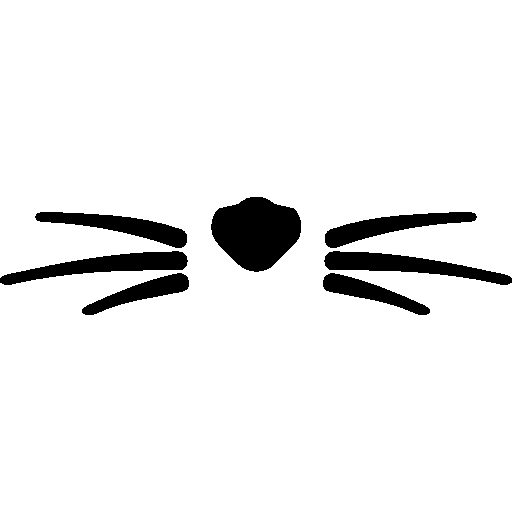
#> input picture 03_Computer_Vision/CV01/images/E-9-1.png, 512 x 512 px; its folder holds only this picture in this run
$ jupyter execute --allow-errors Wind_turbine_Detection_EDA.ipynb   (shell and % lines are left out)   (older library calls are emulated)
#> lines starting #> are read from the running program, lines starting #| are printed output that depends on the picture; after the words box and inside, x2 and y2 are one past the last pixel; in counts of white or black regions, pixels touching at a corner belong together
<div align="right">
  <font color="#00796B" size="4"><b>
  TEAM 우리터빈이달라졌어요
  </b></font>
</div>

# 풍력 발전기 스마트 예방 정비 시스템 구축

이 노트북은 풍력 발전기 표면 이미지 데이터셋을 사용하여 Object Detection 모델을 만들기 위해 수행한 EDA의 최종 제출용 노트북이다.

### 데이터셋
- Ajifoster3, "YOLO Annotated Wind Turbine Surface Damage", <i>kaggle</i>
    - https://www.kaggle.com/datasets/ajifoster3/yolo-annotated-wind-turbines-586x371

# 한글 폰트 설정

motplotlib 실행 시 한글이 깨지는 현상에 대한 대비.

[cell 1]
# 나눔고딕 폰트 설치

[cell 2]
import matplotlib.font_manager as fm
import matplotlib.pyplot as plt

font_path = "/usr/share/fonts/truetype/nanum/NanumGothic.ttf"
#> (the rest of this cell did not finish here and is left out)

# 라이브러리 로드

[cell 3]
import os
import glob
import numpy as np
import pandas as pd
import matplotlib.pyplot as plt
import seaborn as sns
import cv2
from collections import Counter
from tqdm import tqdm

# 0. 경로 설정

[cell 4]
BASE_DIR = "/content/drive/MyDrive/yolo-annotated-wind-turbines/NordTank586x371"
IMG_DIR = os.path.join(BASE_DIR, "images")
LBL_DIR = os.path.join(BASE_DIR, "labels")

CLASS_NAMES = {0: "Dirt", 1: "Damage"}  # data.yaml / classes.txt 확인 후 실제 매핑으로 수정

# 1. EDA 수행 함수 정의

[cell 5]
# ============================================================
# 1. 이미지-라벨 매칭 점검
# ============================================================
# [21 lines left out: function check_image_label_matching, not called in this run]

[cell 6]
# ============================================================
# 2. 전체 어노테이션 파싱 -> 하나의 DataFrame으로
# ============================================================
# [55 lines left out: function parse_all_annotations, not called in this run]

[cell 7]
# ============================================================
# 2-1. 정상(Normal) vs 이상(Anomaly: Dirt/Damage 존재) 이미지 비율 분석
#   - 라벨 파일이 없거나 비어있는 이미지 = 정상 블레이드 (negative sample)
#   - 라벨 파일에 객체가 1개 이상 = 이상 블레이드
# ============================================================
def analyze_normal_vs_anomaly():
    img_files = glob.glob(os.path.join(IMG_DIR, "*.png")) + glob.glob(os.path.join(IMG_DIR, "*.jpg"))
    normal, anomaly = [], []

    for img_path in img_files:
        stem = os.path.splitext(os.path.basename(img_path))[0]
        lbl_path = os.path.join(LBL_DIR, stem + ".txt")

        if not os.path.exists(lbl_path):
            normal.append(stem)
        else:
            with open(lbl_path, "r") as f:
                lines = [l for l in f.readlines() if l.strip()]
            if len(lines) == 0:
                normal.append(stem)
            else:
                anomaly.append(stem)

    n_total = len(img_files)
    print(f"전체 이미지 수: {n_total}")
    print(f"정상(라벨 없음) 이미지: {len(normal)}개 ({len(normal)/n_total:.1%})")
    print(f"이상(Dirt/Damage 존재) 이미지: {len(anomaly)}개 ({len(anomaly)/n_total:.1%})")

    plt.figure(figsize=(5, 4))
    plt.bar(["정상", "이상(Dirt/Damage)"], [len(normal), len(anomaly)], color=["#4C72B0", "#C44E52"])
    plt.title("정상 vs 이상 이미지 비율")
    plt.ylabel("이미지 수")
    plt.tight_layout()
    plt.savefig("/content/eda_normal_vs_anomaly.png", dpi=150)
    plt.show()

    return normal, anomaly

[cell 8]
# ============================================================
# 2-2. (속도 개선) 이미지 해상도가 고정인 경우 사용하는 빠른 파싱
#   폴더명이 NordTank586x371 이므로 전부 586x371일 가능성이 높음.
#   먼저 fixed_size 가정이 맞는지 소규모 샘플로 검증한 뒤 사용할 것.
# ============================================================
def verify_fixed_resolution(sample_n=30):
#> called with sample_n = 50
    img_files = (glob.glob(os.path.join(IMG_DIR, "*.png")) +
                 glob.glob(os.path.join(IMG_DIR, "*.jpg")))
    sample = img_files[:sample_n]
    sizes = set()
    for p in sample:
        img = cv2.imread(p)
#> img is the input picture: shape (512, 512, 3); 93.2% white; 7 black regions, largest, box (x1, y1, x2, y2) and area: (211, 197, 301, 272) 4811, (0, 251, 188, 285) 2716, (324, 251, 512, 285) 2716
        if img is not None:
            sizes.add(img.shape[:2])  # (h, w)
    print(f"샘플 {len(sample)}장 중 발견된 해상도 종류: {sizes}")
#| 샘플 1장 중 발견된 해상도 종류: {(512, 512)}
    return sizes


def parse_all_annotations_fast(fixed_w=586, fixed_h=371):
    """이미지 해상도가 고정값이라고 확신할 때만 사용 (cv2.imread 생략 -> 훨씬 빠름)"""
#> called with fixed_w = 586, fixed_h = 371
    rows = []
#> rows = []
    lbl_files = glob.glob(os.path.join(LBL_DIR, "*.txt"))

    for lbl_path in tqdm(lbl_files, desc="어노테이션 파싱 중 (fast)"):
        stem = os.path.splitext(os.path.basename(lbl_path))[0]

        img_path_png = os.path.join(IMG_DIR, stem + ".png")
        img_path_jpg = os.path.join(IMG_DIR, stem + ".jpg")
        img_path = img_path_png if os.path.exists(img_path_png) else img_path_jpg

        if not os.path.exists(img_path):
            continue

        w, h = fixed_w, fixed_h  # imread 없이 고정값 사용

        with open(lbl_path, "r") as f:
            lines = f.readlines()

        if len(lines) == 0:
            rows.append({
                "stem": stem, "img_path": img_path, "img_w": w, "img_h": h,
                "class_id": None, "x_center": None, "y_center": None,
                "bbox_w_norm": None, "bbox_h_norm": None
            })
            continue

        for line in lines:
            parts = line.strip().split()
            if len(parts) != 5:
                print(f"[경고] 형식 오류 라인 발견: {lbl_path} -> {line}")
                continue
            cls, xc, yc, bw, bh = parts
            rows.append({
                "stem": stem, "img_path": img_path, "img_w": w, "img_h": h,
                "class_id": int(cls), "x_center": float(xc), "y_center": float(yc),
                "bbox_w_norm": float(bw), "bbox_h_norm": float(bh)
            })

    df = pd.DataFrame(rows)
#> df = table of 0 rows and 0 columns
    df["bbox_w_px"] = df["bbox_w_norm"] * df["img_w"]
    df["bbox_h_px"] = df["bbox_h_norm"] * df["img_h"]
    df["bbox_area_px"] = df["bbox_w_px"] * df["bbox_h_px"]
    df["bbox_area_ratio"] = df["bbox_w_norm"] * df["bbox_h_norm"]
    df["aspect_ratio"] = df["bbox_w_px"] / df["bbox_h_px"]
    df["class_name"] = df["class_id"].map(CLASS_NAMES)

    return df

[cell 9]
# ============================================================
# 3. 기본 통계
# ============================================================
# [20 lines left out: function basic_stats, not called in this run]

[cell 10]
# ============================================================
# 4. 클래스 불균형 시각화
# ============================================================
# [9 lines left out: function plot_class_distribution, not called in this run]

[cell 11]
# ============================================================
# 5. bbox 크기 분포 (절대 px 기준 + 면적 비율 기준)
# ============================================================
# [26 lines left out: function plot_bbox_size_distribution, not called in this run]

[cell 12]
# ============================================================
# 6. bbox 위치 히트맵 (이미지 내 어디에 주로 위치하는지)
# ============================================================
# [15 lines left out: function plot_bbox_location_heatmap, not called in this run]

[cell 13]
# ============================================================
# 7. 샘플 이미지에 bbox 그려서 육안 검수
# ============================================================
# [33 lines left out: function visualize_samples, not called in this run]

[cell 14]
# ============================================================
# 8. 이미지 품질 (밝기/블러) 분석
# ============================================================
# [28 lines left out: function analyze_image_quality, not called in this run]

[cell 15]
# ============================================================
# 9. 클래스 공존 (한 이미지에 Dirt+Damage 동시 등장 비율)
# ============================================================
# [11 lines left out: function class_cooccurrence, not called in this run]

# 2. EDA 수행

[cell 16]
# 사진 해상도 확인
verify_fixed_resolution(sample_n=50)

## 2-1.  어노테이션(객체) 파싱

#> (a cell that did not finish here is left out)

## 2-2. 기본 통계

#> (a cell that did not finish here is left out)

## 2-3. 정상 vs 비정상 이미지 비율 분석

[cell 19]
# 정상 vs 비정상 이미지 비율 분석
normal, anomaly = analyze_normal_vs_anomaly()
#| 전체 이미지 수: 1
#| 정상(라벨 없음) 이미지: 1개 (100.0%)
#| 이상(Dirt/Damage 존재) 이미지: 0개 (0.0%)
#> in analyze_normal_vs_anomaly, `plt.savefig("/content/eda_normal_vs_anomaly.png", dpi=150)`:
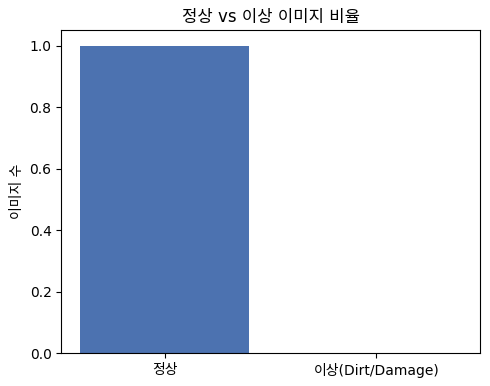
#> figure drawn by matplotlib, 1 panel
#> normal = ['E-9-1']; anomaly = []

## 2-4. 클래스 불균형 확인

#> (a cell that did not finish here is left out)

## 2-5 B-box 사이즈 분석 및 위치 히트맵

#> (a cell that did not finish here is left out)

Dirt class의 B-box 크기가 일부 비정삭적으로 큰 것이 포착되었다.
이상치인지를 확인하기 위해서 샘플을 따로 뽑아서 확인하였다.

#> (a cell that did not finish here is left out)

#> (a cell that did not finish here is left out)

## 2-6. 샘플 시각화

#> (a cell that did not finish here is left out)

## 2-7. 이미지 품질 분석

#> (a cell that did not finish here is left out)

[cell 26]
import random

# 정상 이미지에서도 200장 샘플링해서 blur 측정
normal_sample = random.sample(normal, min(200, len(normal)))
#> normal_sample = ['E-9-1']

normal_quality = []
for stem in normal_sample:
    img_path_png = os.path.join(IMG_DIR, stem + ".png")
    img_path_jpg = os.path.join(IMG_DIR, stem + ".jpg")
    img_path = img_path_png if os.path.exists(img_path_png) else img_path_jpg
    img = cv2.imread(img_path)
    if img is None:
        continue
    gray = cv2.cvtColor(img, cv2.COLOR_BGR2GRAY)
    brightness = gray.mean()
#> brightness = 237.6
    blur_score = cv2.Laplacian(gray, cv2.CV_64F).var()
#> blur_score = 1747.8
    normal_quality.append({"stem": stem, "brightness": brightness, "blur_score": blur_score, "has_label": False})

normal_quality_df = pd.DataFrame(normal_quality)
#> normal_quality_df = table of 1 rows and 4 columns

# 이상 이미지 quality_df와 합치기
#> (the rest of this cell did not finish here and is left out)
